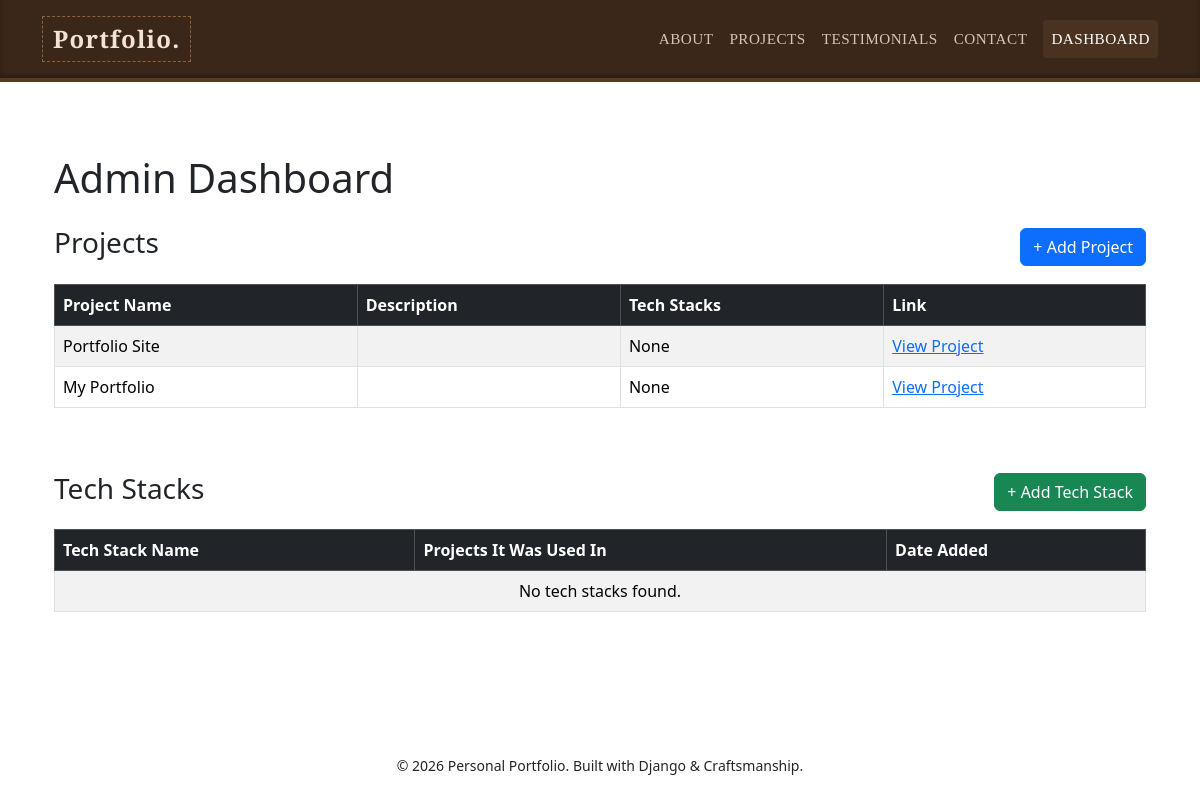
The app's page /dashboard/ (signed in), older data.
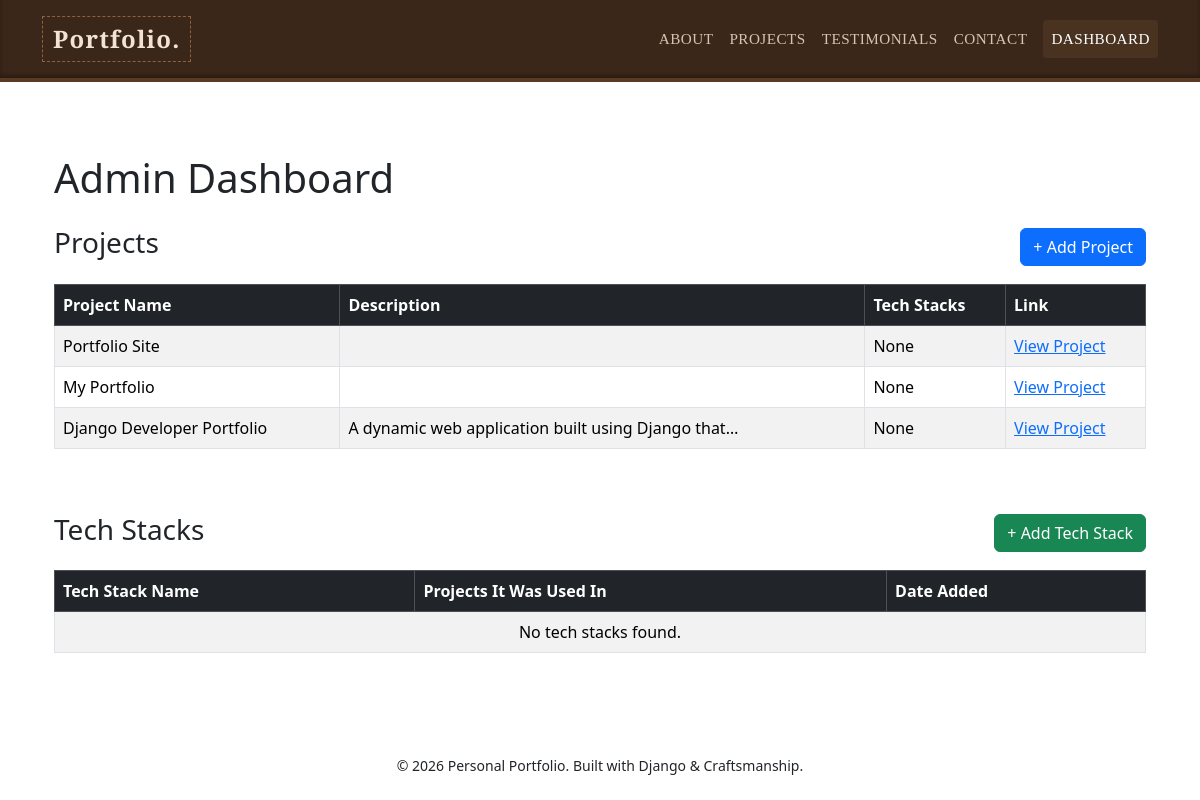
The same page, newer data.
### main_app/models.py (models this page shows, shortened)
class Project(models.Model):
    project_name = models.CharField(max_length=200)
    description = models.TextField()
    tech_stacks = models.ManyToManyField(TechStack, related_name='projects')
    link = models.URLField(blank=True, null=True)

### main_app/views.py (the view)
# urls.py: path('dashboard/', views.dashboard_view, name='dashboard'),
@staff_member_required
def dashboard_view(request):
    projects = Project.objects.all()
    tech_stacks = TechStack.objects.all()
    return render(request, 'main_app/dashboard.html', {
        'projects': projects,
        'tech_stacks': tech_stacks
    })

### main_app/templates/main_app/dashboard.html (shortened to what this page needs)
{% extends 'main_app/base.html' %}
{% block content %}
<div class="container mt-4">
    <h1 class="mb-4">Admin Dashboard</h1>
    <div class="d-flex justify-content-between align-items-center mb-3">
        <h3>Projects</h3>
        <a href="{% url 'project_create' %}" class="btn btn-primary">+ Add Project</a>
    </div>
    <div class="table-responsive mb-5">
        <table class="table table-bordered table-striped">
            <thead class="table-dark">
                <tr>
                    <th>Project Name</th>
                    <th>Description</th>
                    <th>Tech Stacks</th>
                    <th>Link</th>
                </tr>
            </thead>
            <tbody>
                {% for project in projects %}
                <tr>
                    <td>{{ project.project_name }}</td>
                    <td>{{ project.description|truncatechars:50 }}</td>
                    <td>
                        {% for stack in project.tech_stacks.all %}
                            {{ stack.name }}{% if not forloop.last %}, {% endif %}
                        {% empty %}
                            None
                        {% endfor %}
                    </td>
                    <td>
                        {% if project.link %}
                            <a href="{{ project.link }}" target="_blank">View Project</a>
                        {% else %}
                            No Link
                        {% endif %}
                    </td>
                </tr>
                {% empty %}
                <tr><td colspan="4" class="text-center">No projects found.</td></tr>
                {% endfor %}
            </tbody>
        </table>
    </div>
    <div class="d-flex justify-content-between align-items-center mb-3">
        <h3>Tech Stacks</h3>
        <a href="{% url 'add_tech_stack' %}" class="btn btn-success">+ Add Tech Stack</a>
    </div>
    <div class="table-responsive">
        <table class="table table-bordered table-striped">
            <thead class="table-dark">
                <tr>
                    <th>Tech Stack Name</th>
                    <th>Projects It Was Used In</th>
                    <th>Date Added</th>
                </tr>
            </thead>
            <tbody>
                {% for stack in tech_stacks %}
                <tr>
                    <td>{{ stack.name }}</td>
                    <td>
                        {% for project in stack.projects.all %}
                            {{ project.project_name }}{% if not forloop.last %}, {% endif %}
                        {% empty %}
                            Not used yet
                        {% endfor %}
                    </td>
                    <td>{{ stack.created_at|date:"M d, Y" }}</td>
                </tr>
                {% empty %}
                <tr><td colspan="3" class="text-center">No tech stacks found.</td></tr>
                {% endfor %}
            </tbody>
        </table>
    </div>
</div>
{% endblock %}

Row changes from the older to the newer data that the page shows:
added Project: project_name "Django Developer Portfolio", description "A dynamic web application built using Django that…"
